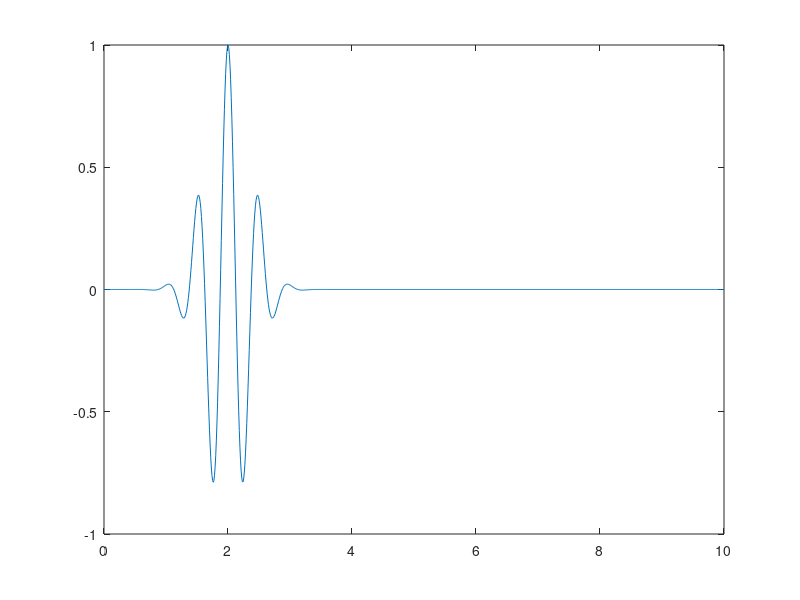

This figure's MATLAB source:


Sd = 12e-4;
omega_src = 2*pi*2;
T_src = 2*pi/omega_src;
t = linspace(0,10,1000);
% pulse parameters
t0 = 4*T_src;% delay
tau =1*T_src;% width


src = exp(1i*(omega_src.*t)).*exp(-(t-t0).^2/tau^2); %% physicist time convention!!!

figure(1)
plot(t,real(src))